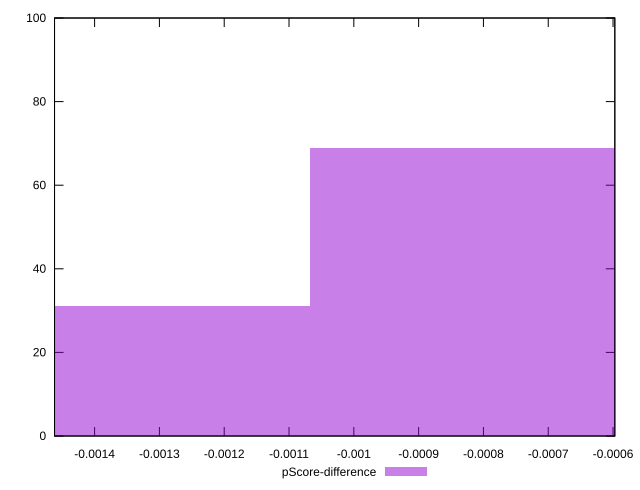

This figure's gnuplot source:
reset

$pScoreDifference <<EOF
-0.0007113998997147939 69
-0.0014227997994295878 31
EOF

set key outside below
set boxwidth 0.0007113998997147939
set xrange [-0.001461826520381515:-0.0005972604032421502]
set yrange [0:100]
set trange [0:100]
set style fill transparent solid 0.5 noborder
set terminal svg size 640, 490 enhanced background rgb 'white'
set output "reports/report_00030_2021-02-24T20-42-31.540Z/first-cpu-idle/samples/music/pScore-difference/histogram.svg"

plot $pScoreDifference title "pScore-difference" with boxes

reset
